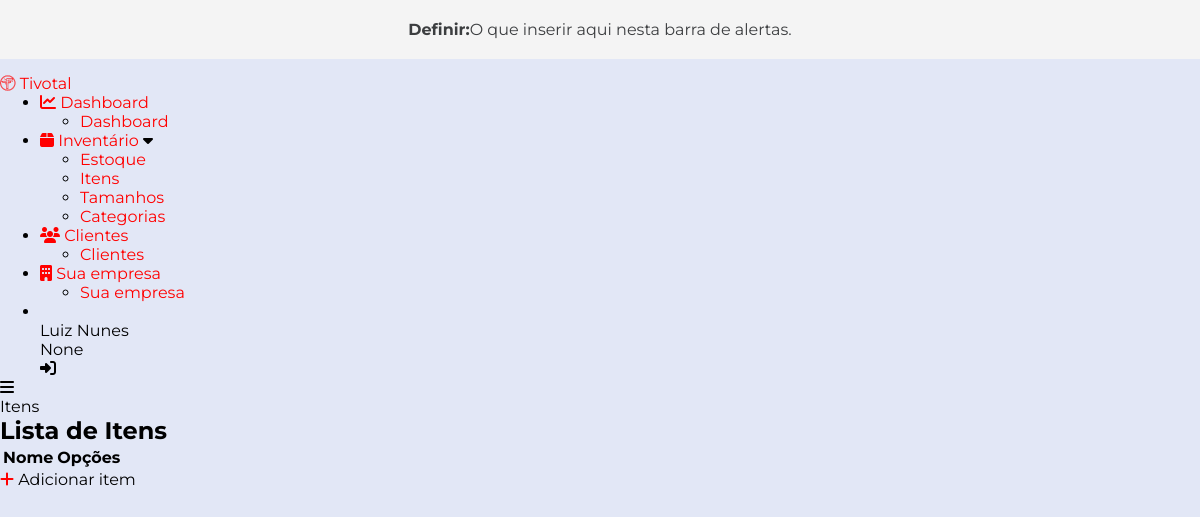
/items/list_items/ (signed in), run on an earlier commit of the app's database.
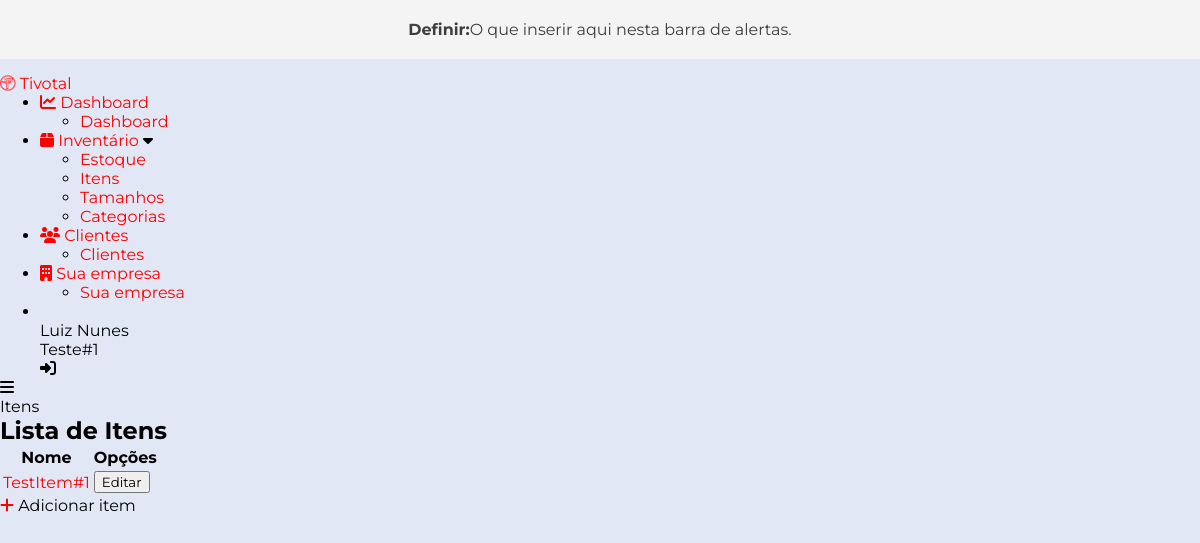
And on a later commit of the database.
### accounts/models.py (models this page shows, shortened)
class User(AbstractBaseUser):
    email = models.EmailField(max_length=255, unique=True)
    full_name = models.CharField(max_length=255, blank=True)
    active = models.BooleanField(default=True)
    staff = models.BooleanField(default=False)
    admin = models.BooleanField(default=False)
    timestamp = models.DateTimeField(auto_now_add=True)
    seller = models.BooleanField(default=True)
    manager = models.BooleanField(default=False)
    company = models.ForeignKey(Company, null=True, blank=True, on_delete=models.CASCADE)
    USERNAME_FIELD = 'email'
    REQUIRED_FIELDS = ['full_name']
    objects = UserManager()
    def get_split_name(self): # Return the firstname of the user
        split_name = self.full_name.split(' ')
        return split_name
    @property
    def is_active(self):
        return self.active

### companies/models.py (models this page shows)
class Company(models.Model):
    company_name = models.CharField(max_length=255)
    cnpj = CNPJField(masked=False)
    address = models.CharField(max_length=255)
    cep = BRPostalCodeField(null=True, blank=True)
    city = models.CharField(max_length=255)
    neighborhood = models.CharField(max_length=255)
    logo = models.ImageField(upload_to='user_files', null=True, blank=True)
    bio = models.TextField(null=True, blank=True)
    def __str__(self):
        return self.company_name

### items/models.py (models this page shows, shortened)
class Item(models.Model):
    UNITS = (
        ('Unidade', 'Unidade'),
        ('Metros', 'Metros'),
        ('Quilos', 'Quilos'),
        ('Litros', 'Litros'),
        ('NA', 'NA'),
    )
    name = models.CharField(max_length=255)
    unity = models.CharField(max_length=10, choices=UNITS, default='NA')
    description = models.TextField(null=True, blank=True)
    user = models.ForeignKey(User, on_delete=models.SET_NULL, null=True, blank=True)

### items/views.py (the view)
# urls.py: path('list_items/', views.list_items, name='list_items'),
@login_required
def list_items(request):
    items = Item.objects.filter(user=request.user)
    return render(request, 'list_items.html', {'items': items})

### items/templates/list_items.html (shortened to what this page needs)
{% extends 'base.html' %}
{% block main %}
    <div class="card text-white bg-info mb-3" style="max-width: 18rem;">
        <div class="card-header">Itens</div>
    </div>
    <div class="container">
        <div class="container-list" id="one">
            <h2>Lista de Itens</h2>
            <table class="table table-striped">
                <thead>
                    <tr>
                        <th>Nome</th>
                        <th>Opções</th>
                    </tr>
                </thead>
                <tbody>
                    {% for item in items %}
                        <tr>
                            <td>
                                <a href="{% url 'detail_item' item.id %}">{{ item.name }}</a>
                            </td>
                            <td>
                                <a href="{% url 'edit_item' item.id %}">
                                    <button class="btn btn-primary" id="btn-bg-blue-1">Editar</button>
                                </a>
                            </td>
                        </tr>
                    {% endfor %}
                </tbody>
            </table>
            <div class="add-new-item-btn">
                <a href="{% url 'create_item' %}" class="new-item-icon">
                    <i class="fa-solid fa-plus"></i>
                </a>
                <span class="tooltip">Adicionar item</span>
            </div>
        </div>
    </div>
{% endblock %}

### templates/base.html (shortened to what this page needs)
<!DOCTYPE html>
{% load static %}
<html lang="en">
<head>
  <link
    rel="stylesheet"
    href="https://cdnjs.cloudflare.com/ajax/libs/font-awesome/6.2.1/css/all.min.css"
  />
  <link rel="stylesheet" href="{% static 'css/style.css' %}">
</head>
<body>
<div class="alertbar">
  <b>Definir: </b> O que inserir aqui nesta barra de alertas.
</div>
    <div class="container">
      <div class="sidebar close">
        <div class="logo">
          <a href="{% url 'list_clients' %}"><i class="fab fa-trade-federation"></i></a>
          <a href="{% url 'list_clients' %}"><span class="logo-name">Tivotal</span></a>
        </div>
        <ul class="nav-list">
          <li>
            <a href="#">
              <i class="fa-solid fa-chart-line"></i>
              <span class="link-name">Dashboard</span>
            </a>
            <ul class="sub-menu blank">
              <li><a href="#" class="link-name">Dashboard</a></li>
            </ul>
          </li>
          <li>
            <div class="icon-link">
              <a href="#">
                <i class="fa-solid fa-box"></i>
                <span class="link-name">Inventário</span>
              </a>
              <i class="fas fa-caret-down arrow"></i>
            </div>
            <ul class="sub-menu">
              <li><a href="{% url 'list_stock' %}">Estoque</a></li>
              <li><a href="{% url 'list_items' %}" class="link-name">Itens</a></li>
              <li><a href="{% url 'list_sizes' %}">Tamanhos</a></li>
              <li><a href="{% url 'list_categories' %}">Categorias</a></li>
            </ul>
          </li>
          <li>
            <a href="#">
              <i class="fa-solid fa-users"></i>
              <span class="link-name">Clientes</span>
            </a>
            <ul class="sub-menu blank">
              <li><a href="#" class="link-name">Clientes</a></li>
            </ul>
          </li>
          <li>
            <a href="{% url 'detail_company' user.company.id %}">
              <i class="fa-solid fa-building"></i>
              <span class="link-name">Sua empresa</span>
            </a>
            <ul class="sub-menu blank">
              <li><a href="{% url 'detail_company' user.company.id %}" class="link-name">Sua empresa</a></li>
            </ul>
          </li>
          <li>
            <div class="profile-details">
              <div class="profile-content">
              </div>
              <div class="name-job">
                <div class="name">{{ user.get_split_name|first|title }} {{ user.get_split_name|last|title }}</div>
                <div class="job">{{ user.company }}</div>
              </div>
              <i class="fas fa-right-to-bracket"></i>
            </div>
          </li>
        </ul>
      </div>
      <div class="home-section">
        <div class="home-content">
          <i class="fas fa-bars"></i>
          {% block main %}
          {% endblock %}
        </div>
      </div>
    </div>
</body>
</html>

What changed in the data, as far as the page shows it:
changed User "Luiz": company "None" → "Teste#1"
added Item: name "TestItem#1"
